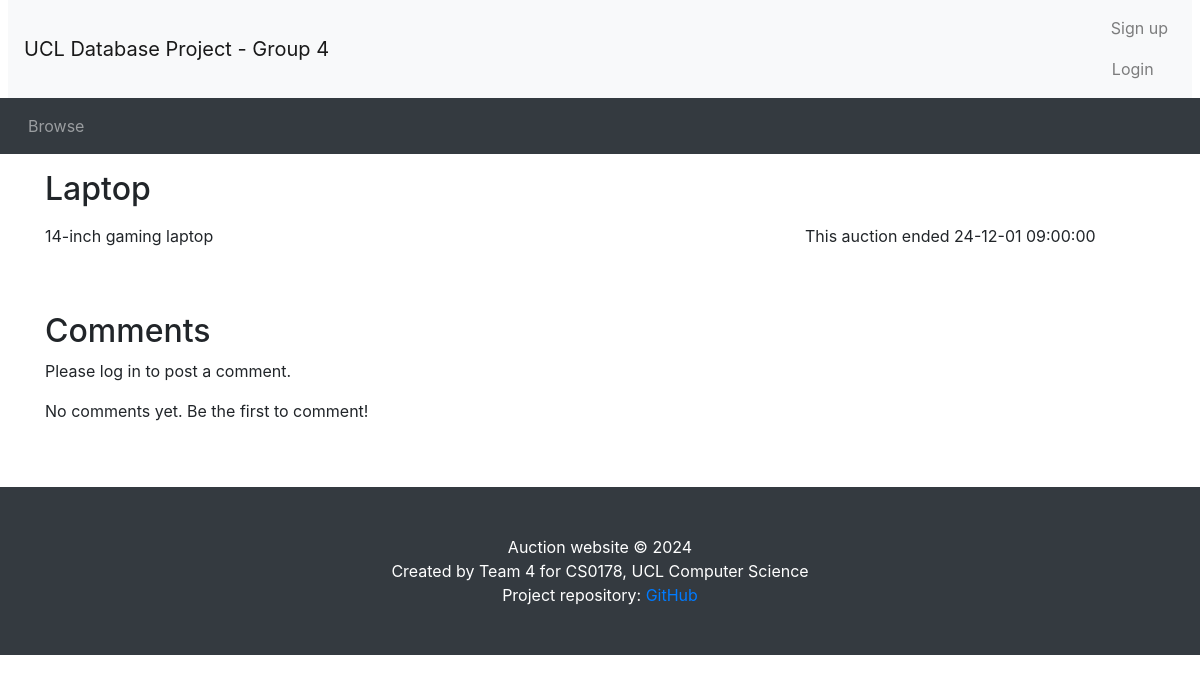
Page /listing.php?item_id=1 on the earlier database version.
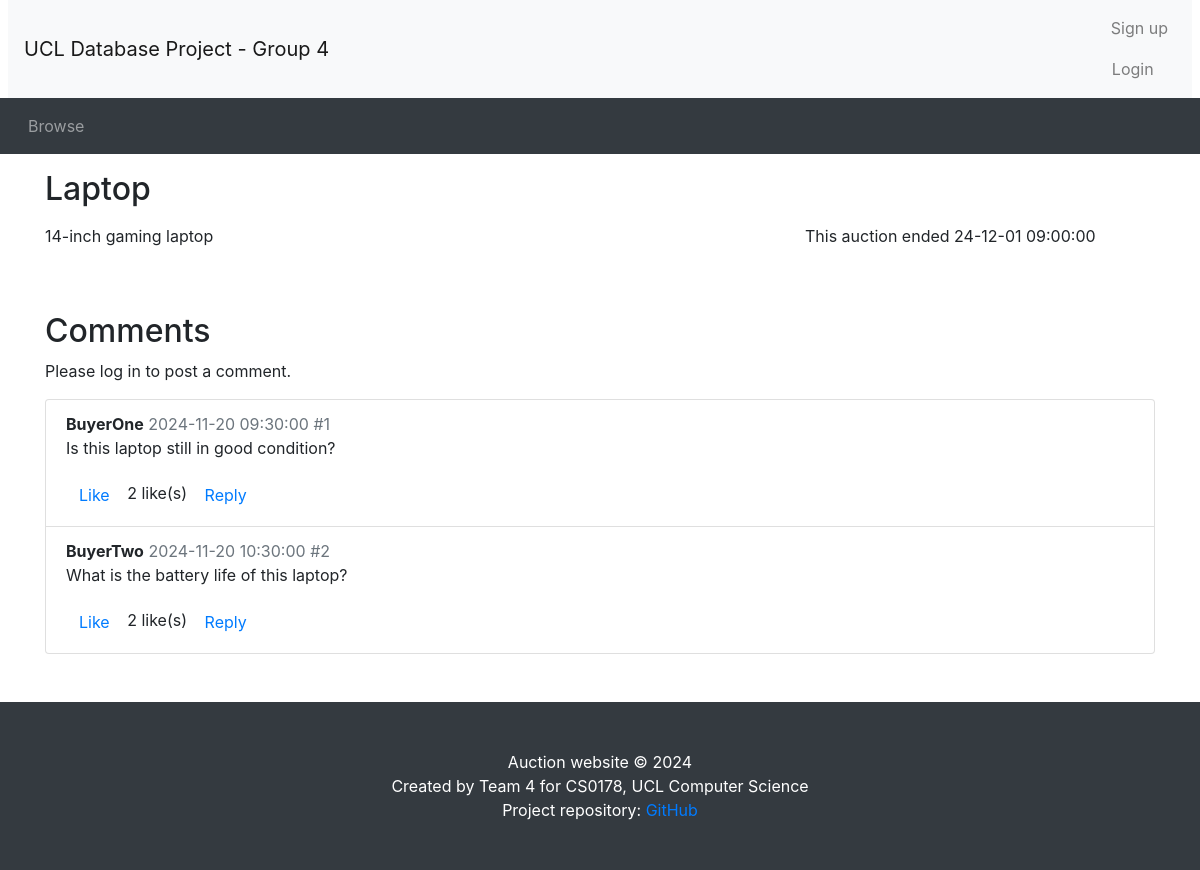
Same page on the later database version.
### tables this page shows
CREATE TABLE `auctions` (
    `item_id` INT PRIMARY KEY AUTO_INCREMENT,
    `title` VARCHAR(50) UNIQUE NOT NULL,
    `details` TEXT,
    `category` VARCHAR(30) NOT NULL,
    `startPrice` DECIMAL(10, 2) NOT NULL,
    `reservePrice` DECIMAL(10, 2) CHECK (
        `reservePrice` IS NULL
        OR `reservePrice` >= `startPrice`
    ),
    `startDate` DATETIME NOT NULL,
    `endDate` DATETIME NOT NULL,
    `seller_id` INT NOT NULL,
    `status` ENUM('active', 'closed', 'cancelled') NOT NULL,
    FOREIGN KEY (`seller_id`) REFERENCES `seller` (`user_id`) ON DELETE CASCADE
);

CREATE TABLE `comments` (
    `comment_id` INT PRIMARY KEY AUTO_INCREMENT,
    `item_id` INT NOT NULL,
    `user_id` INT NOT NULL,
    `time` DATETIME NOT NULL,
    `content` VARCHAR(1023) NOT NULL,
    `parent_comment_id` INT,
    FOREIGN KEY (`item_id`) REFERENCES `auctions` (`item_id`) ON DELETE CASCADE,
    FOREIGN KEY (`user_id`) REFERENCES `user` (`user_id`) ON DELETE CASCADE,
    FOREIGN KEY (`parent_comment_id`) REFERENCES `comments` (`comment_id`) ON DELETE CASCADE
);

CREATE TABLE `profile` (
    `email`  VARCHAR(100) PRIMARY KEY,
    `username` VARCHAR(50) NOT NULL,
    `tel` VARCHAR(15) NOT NULL,
    `address` VARCHAR(100) NOT NULL UNIQUE,
    FOREIGN KEY (`email`) REFERENCES `user` (`email`) ON DELETE CASCADE
);

### listing.php (the view, shortened to what this page needs)
<?php include_once("header.php") ?>
<?php require("my_db_connect.php") ?>
<?php
if (!isset($_GET['item_id'])) {
    $item_id = $_SESSION['viewing'];
} else {
    $item_id = $_GET['item_id'];
}
$sql = "SELECT * FROM auctions WHERE item_id = '$item_id';";
$result = mysqli_query($con, $sql);
$fetch = mysqli_fetch_array($result);
$title = $fetch['title'];
$status = $fetch['status'];
$description = $fetch['details'];
$end_time = new DateTime($fetch['endDate']);
$now = new DateTime();
?>
<div class="container">
    <div class="row">
        <div class="col-sm-8">
            <h2 class="my-3"><?php echo ($title); ?></h2>
        </div>
    </div>
    <div class="row">
        <div class="col-sm-8">
            <div class="itemDescription">
                <?php echo ($description); ?>
            </div>
        </div>
        <div class="col-sm-4">
            <p>
                <?php if ($status == 'cancelled') { ?>
                    This auction was cancelled by its owner.
                <?php } else if ($now > $end_time): ?>
                        This auction ended <?php echo (date_format($end_time, 'y-m-d H:i:s')) ?>
            <?php endif ?>
        </div>
    </div>
</div>
<?php
$comments_sql = "SELECT c.comment_id, c.user_id, c.time, c.content, u.username, c.parent_comment_id
                 FROM user
                 JOIN comments c ON user.user_id = c.user_id
                 JOIN profile u ON user.email = u.email
                 WHERE c.item_id = $item_id
                 ORDER BY c.time ASC";
$comments_result = mysqli_query($con, $comments_sql);
$comment_count = 0;
$comment_order = [];
while ($comment = mysqli_fetch_assoc($comments_result)) {
    $comment_count++;
    $comment_order[$comment['comment_id']] = $comment_count;
}
mysqli_data_seek($comments_result, 0);
?>
<div class="container mt-5" id="comments-section">
    <h2>Comments</h2>
    <?php if (isset($_SESSION['logged_in']) && $_SESSION['logged_in'] == true): ?>
        <form method="POST" action="post_comment.php">
            <div class="form-group">
                <textarea class="form-control" id="commentContent" name="content" placeholder="Write a comment..." required></textarea>
            </div>
            <input type="hidden" name="user_id" value="<?php echo $_SESSION['user_id']; ?>">
            <input type="hidden" name="item_id" value="<?php echo $item_id; ?>">
            <input type="hidden" name="parent_comment_id" value="">
            <button type="submit" class="btn btn-primary">Post Comment</button>
        </form>
    <?php else: ?>
        <p>Please log in to post a comment.</p>
    <?php endif; ?>
    <ul class="list-group mt-3">
        <?php if (mysqli_num_rows($comments_result) > 0): ?>
            <?php while ($comment = mysqli_fetch_assoc($comments_result)): ?>
                <li class="list-group-item">
                    <strong><?php echo htmlspecialchars($comment['username']); ?></strong>
                    <span class="text-muted"><?php echo date("Y-m-d H:i:s", strtotime($comment['time'])); ?></span>
                    <span class="text-muted">#<?php echo $comment_order[$comment['comment_id']]; ?></span>
                    <p><?php echo nl2br(htmlspecialchars($comment['content'])); ?></p>
                    <div class="comment-actions">
                        <button class="btn btn-link" onclick="likeComment(<?php echo $comment['comment_id']; ?>)">Like</button>
                        <?php
                        $sql = 'SELECT COUNT(*) AS likes FROM comment_likes WHERE comment_id = ' . $comment['comment_id'];
                        $result = mysqli_query($con, $sql);
                        $row = mysqli_fetch_assoc($result);
                        $comment['likes'] = $row['likes'];
                        ?>
                        <span><?php echo $comment['likes'] . " like(s)";?></span>
                        <button class="btn btn-link" onclick="showReplyForm(<?php echo $comment['comment_id']; ?>)">Reply</button>
                    </div>
                </li>
            <?php endwhile; ?>
        <?php else: ?>
            <p>No comments yet. Be the first to comment!</p>
        <?php endif; ?>
    </ul>
</div>
<?php include_once("footer.php") ?>

### header.php (shortened to what this page needs)
<!doctype html>
<html lang="en">
<head>
    <link rel="stylesheet" href="css/bootstrap.min.css">
    <link rel="stylesheet" href="https://cdnjs.cloudflare.com/ajax/libs/font-awesome/4.7.0/css/font-awesome.min.css">
    <link rel="stylesheet" href="css/custom.css">
</head>
<body>
    <nav class="navbar navbar-expand-lg navbar-light bg-light mx-2">
        <a class="navbar-brand" href="browse.php">UCL Database Project - Group 4 </a>
        <ul class="navbar-nav ml-auto">
            <li class="nav-item">
                <?php
                if (isset($_SESSION['logged_in']) && $_SESSION['logged_in'] == true) {
                    echo 'Welcome, <a href="user_info.php" class="nav-link d-inline">' . $_SESSION['username'] . '</a>';
                    echo " Logged in as: " . $_SESSION['account_type'];
                    echo '<a class="nav-link" href="logout.php">Logout</a>';
                } else {
                    echo '<a class="nav-link" href="register.php">Sign up</a>';
                    echo '<button type="button" class="btn nav-link" data-toggle="modal" data-target="#loginModal">Login</button>';
                }
                ?>
            </li>
        </ul>
    </nav>
    <nav class="navbar navbar-expand-lg navbar-dark bg-dark">
        <ul class="navbar-nav align-middle">
            <li class="nav-item mx-1">
                <a class="nav-link" href="browse.php">Browse</a>
            </li>
        </ul>
    </nav>

### footer.php (shortened to what this page needs)
<footer class="py-5 bg-dark mt-5">
    <div class="container">
        <p class="m-0 text-center text-white">Auction website &copy; 2024</p>
        <p class="m-0 text-center text-white">Created by Team 4 for CS0178, UCL Computer Science</p>
        <p class="m-0 text-center text-white">Project repository: <a href="https://github.com/Hanekawa1012/Database-Group-4-Project">GitHub</a></p>
    </div>
</body>
</html>

Differences in the rows shown:
now on this page (row edited): comments: profile.username "BuyerOne", time "2024-11-20 09:30:00", comment_id "1", content "Is this laptop still in good condition?", likes "2"
now on this page (row edited): comments: profile.username "BuyerTwo", time "2024-11-20 10:30:00", comment_id "2", content "What is the battery life of this laptop?", likes "2"
Other differences:
text no longer shown: "No comments yet. Be the first to comment!"
